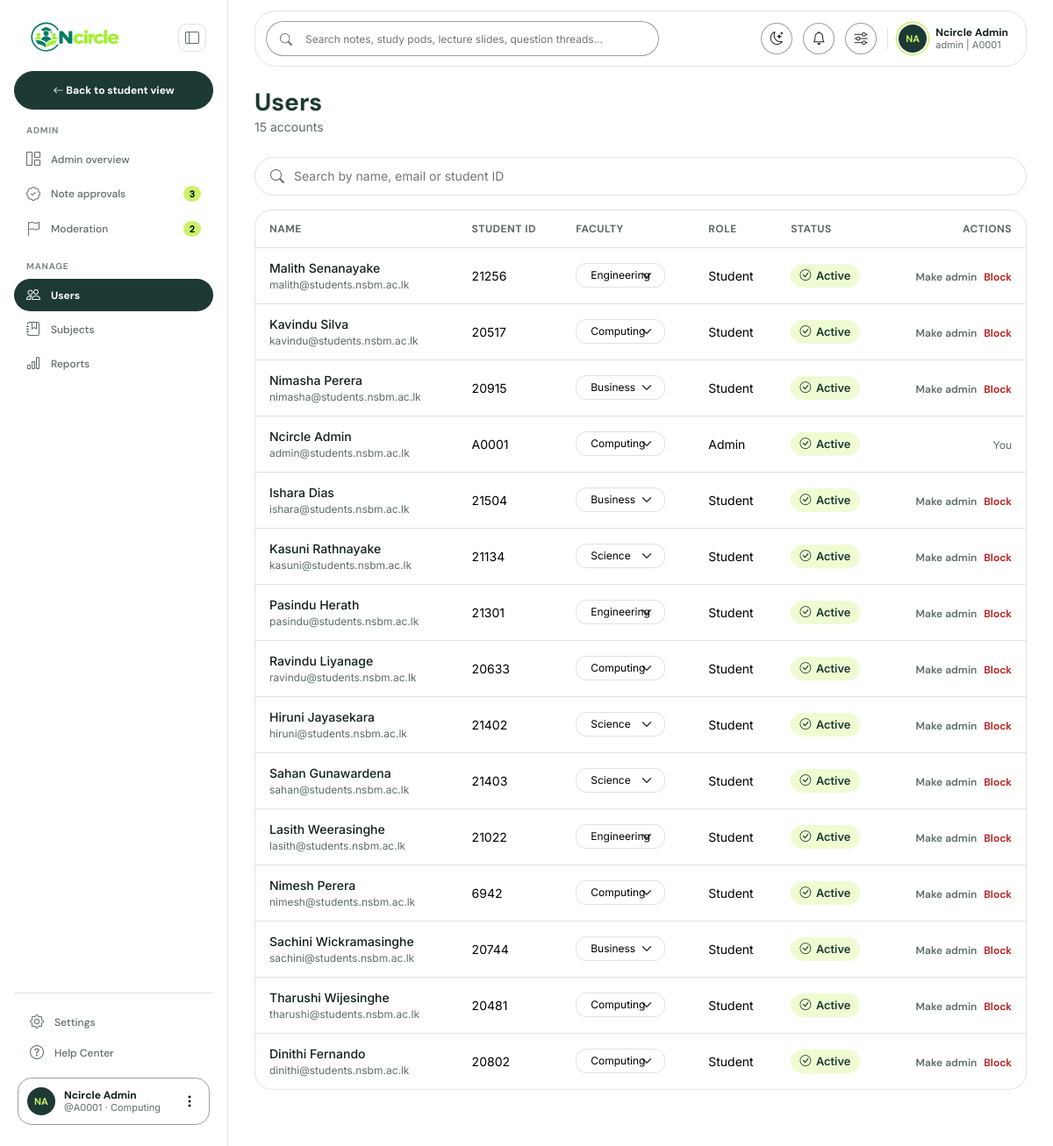
Page /admin/users (signed in) on the committed database.
### tables this page shows
CREATE TABLE users (
    id INT UNSIGNED AUTO_INCREMENT PRIMARY KEY,
    name VARCHAR(100) NOT NULL,
    username VARCHAR(60) NOT NULL UNIQUE,
    student_id VARCHAR(20) NOT NULL UNIQUE,
    email VARCHAR(120) NOT NULL UNIQUE,
    faculty VARCHAR(30) NOT NULL,
    academic_year TINYINT UNSIGNED NOT NULL DEFAULT 1,
    bio VARCHAR(500) NULL,
    avatar VARCHAR(80) NULL,
    skills VARCHAR(255) NULL,
    open_to_help TINYINT(1) NOT NULL DEFAULT 1,
    listed_in_directory TINYINT(1) NOT NULL DEFAULT 1,
    password_hash VARCHAR(255) NOT NULL,
    role ENUM('student','admin') NOT NULL DEFAULT 'student',
    status ENUM('active','blocked') NOT NULL DEFAULT 'active',
    weekly_goal_minutes SMALLINT UNSIGNED NOT NULL DEFAULT 600,
    email_verified_at DATETIME NULL,
    last_seen_at DATETIME NULL,
    created_at DATETIME NOT NULL DEFAULT CURRENT_TIMESTAMP
);

### views/admin/users.php (the view, shortened to what the rows shown need)
<?= component("page-header", ["title" => "Users", "subtitle" => number_format($result["total"]) . " accounts"]) ?>
<div class="sc-table-wrap">
    <table class="table sc-table align-middle">
        <thead><tr><th scope="col">Name</th><th scope="col">Student ID</th><th scope="col">Faculty</th><th scope="col">Role</th><th scope="col">Status</th><th scope="col" class="text-end">Actions</th></tr></thead>
        <tbody>
        <?php foreach ($result["rows"] as $row): $isSelf = (int) $row["id"] === Auth::id(); ?>
            <tr>
                <td><a href="<?= e(url("/profile/" . (int) $row["id"])) ?>"><?= e($row["name"]) ?></a><small class="d-block sc-table__sub"><?= e($row["email"]) ?></small></td>
                <td><?= e($row["student_id"]) ?></td>
                <td>
                    <form method="post" action="<?= e(url("/admin/users/" . (int) $row["id"] . "/faculty")) ?>" data-confirm="Move this person to another faculty? They will lose access to their current faculty's content.">
                        <select class="form-select form-select-sm sc-table__select" id="faculty-<?= (int) $row["id"] ?>" name="faculty" data-autosubmit>
                            <?php foreach (array_keys(config("app.faculties")) as $faculty): ?>
                                <option value="<?= e($faculty) ?>"<?= $row["faculty"] === $faculty ? " selected" : "" ?>><?= e($faculty) ?></option>
                            <?php endforeach; ?>
                        </select>
                    </form>
                </td>
                <td><?= e(ucfirst($row["role"])) ?></td>
                <td><?= component("status-badge", ["status" => $row["status"]]) ?></td>
                <td class="text-end">
                    <?php if ($isSelf): ?>
                        <span class="sc-table__sub">You</span>
                    <?php else: ?>
                        <div class="d-inline-flex gap-2">
                            <form method="post" action="<?= e(url("/admin/users/" . (int) $row["id"] . "/role")) ?>" data-confirm="Change this person's role?">
                                <button class="sc-text-btn" type="submit"><?= $row["role"] === "admin" ? "Make student" : "Make admin" ?></button>
                            </form>
                            <form method="post" action="<?= e(url("/admin/users/" . (int) $row["id"] . "/status")) ?>" data-confirm="<?= $row["status"] === "active" ? "Block this account?" : "Unblock this account?" ?>">
                                <button class="sc-text-btn<?= $row["status"] === "active" ? " sc-text-btn--danger" : "" ?>" type="submit"><?= $row["status"] === "active" ? "Block" : "Unblock" ?></button>
                            </form>
                        </div>
                    <?php endif; ?>
                </td>
            </tr>
        <?php endforeach; ?>
        </tbody>
    </table>
</div>

### views/components/status-badge.php
<?php
$status = strtolower((string) ($status ?? ''));
$map = [
    'pending'  => ['pending',  'hourglass-split', 'Pending'],
    'approved' => ['approved', 'check-circle',    'Approved'],
    'active'   => ['approved', 'check-circle',    'Active'],
    'rejected' => ['rejected', 'x-circle',        'Rejected'],
    'blocked'  => ['blocked',  'slash-circle',    'Blocked'],
];
[$modifier, $icon, $text] = $map[$status] ?? ['blocked', 'dash-circle', ucfirst($status)];
$label = $label ?? $text;
?>
<span class="sc-badge sc-badge--<?= e($modifier) ?>"><i class="bi bi-<?= e($icon) ?>" aria-hidden="true"></i> <?= e($label) ?></span>

### views/partials/sidebar.php (shortened to what the rows shown need)
<?php
$user = Auth::user();
?>
<aside class="sc-sidebar offcanvas-lg offcanvas-start" tabindex="-1" id="scSidebar" aria-label="Main menu">
    <div class="sc-sidebar__inner">
        <div class="sc-sidebar__foot">
            <div class="sc-user-widget">
                <a class="sc-user-widget__text" href="<?= e(url("/profile")) ?>">
                    <strong><?= e($user["name"]) ?></strong>
                    <small>@<?= e($user["student_id"]) ?> &middot; <?= e($user["faculty"]) ?></small>
                </a>
            </div>
        </div>
    </div>
</aside>

### views/partials/navbar-app.php (shortened to what the rows shown need)
<?php
$user = Auth::user();
?>
<header class="sc-topbar-wrap">
    <div class="sc-topbar">
        <div class="sc-topbar__actions">
            <a class="sc-topbar__profile" href="<?= e(url("/profile")) ?>">
                <span class="sc-topbar__who">
                    <strong><?= e($user["name"]) ?></strong>
                    <small><?= e($user["username"]) ?> | <?= e($user["student_id"]) ?></small>
                </span>
            </a>
        </div>
    </div>
</header>

### rows in the picture
users: name "Ncircle Admin", student "A0001", faculty "Computing", username "admin", email "admin@students.nsbm.ac.lk", role "Admin", shows "You"
users: name "Malith Senanayake", email "malith@students.nsbm.ac.lk", student "21256", role "Student", shows "Make admin", status "Block"
users: name "Kavindu Silva", email "kavindu@students.nsbm.ac.lk", student "20517", role "Student", shows "Make admin", status "Block"
users: name "Nimasha Perera", email "nimasha@students.nsbm.ac.lk", student "20915", role "Student", shows "Make admin", status "Block"
users: name "Ishara Dias", email "ishara@students.nsbm.ac.lk", student "21504", role "Student", shows "Make admin", status "Block"
users: name "Kasuni Rathnayake", email "kasuni@students.nsbm.ac.lk", student "21134", role "Student", shows "Make admin", status "Block"
users: name "Pasindu Herath", email "pasindu@students.nsbm.ac.lk", student "21301", role "Student", shows "Make admin", status "Block"
users: name "Ravindu Liyanage", email "ravindu@students.nsbm.ac.lk", student "20633", role "Student", shows "Make admin", status "Block"
users: name "Hiruni Jayasekara", email "hiruni@students.nsbm.ac.lk", student "21402", role "Student", shows "Make admin", status "Block"
users: name "Sahan Gunawardena", email "sahan@students.nsbm.ac.lk", student "21403", role "Student", shows "Make admin", status "Block"
users: name "Lasith Weerasinghe", email "lasith@students.nsbm.ac.lk", student "21022", role "Student", shows "Make admin", status "Block"
users: name "Nimesh Perera", email "nimesh@students.nsbm.ac.lk", student "6942", role "Student", shows "Make admin", status "Block"
users: name "Sachini Wickramasinghe", email "sachini@students.nsbm.ac.lk", student "20744", role "Student", shows "Make admin", status "Block"
users: name "Tharushi Wijesinghe", email "tharushi@students.nsbm.ac.lk", student "20481", role "Student", shows "Make admin", status "Block"
users: name "Dinithi Fernando", email "dinithi@students.nsbm.ac.lk", student "20802", role "Student", shows "Make admin", status "Block"

### other values in the picture
$inner "Back to student view"
$heading "ADMIN"
$label "Admin overview"
$label "Note approvals"
$count "3"
$label "Moderation"
$count "2"
$heading "MANAGE"
$label "Users"
$label "Subjects"
$label "Reports"
initials($name) "NA NA"
$title "Users"
$subtitle "15 accounts"
form field faculty "Engineering"
